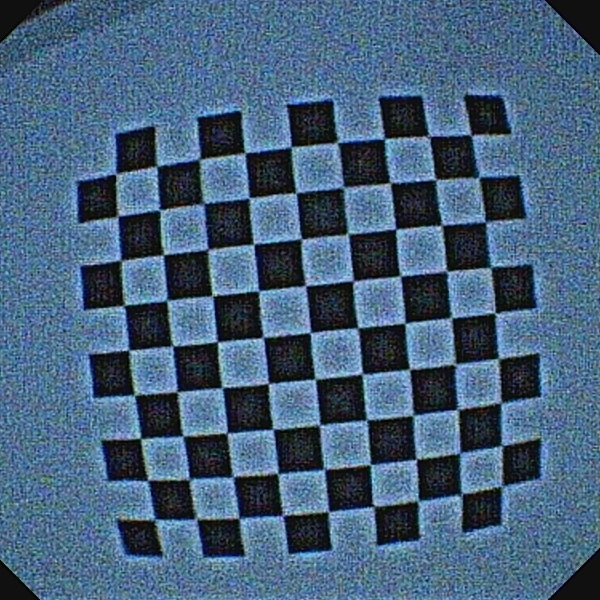
//> input picture testCUDA/1.jpg, 600 x 600 px
$ ./main ../testCUDA/1.jpg ../testCUDA/1.jpg   (built with g++ and OpenCV 4)
//> lines starting //> are read from the running program, lines starting //| are printed output that depends on the picture
#include <iostream>
#include <opencv2/core.hpp>
#include <opencv2/highgui.hpp>
#include <opencv2/cudafeatures2d.hpp>
#include <opencv2/cudaimgproc.hpp>

#include <vector>
#include <chrono>

using namespace std;
using namespace cv;

void find_feature_matches_CPU(const Mat &img_1, const Mat &img_2,
                          std::vector<KeyPoint> &keypoints_1,
                          std::vector<KeyPoint> &keypoints_2,
                          std::vector<DMatch> &matches);

using namespace std;

int main(int argc,char**argv)
{
    std::string path1 = argv[1];
    std::string path2 = argv[2];
    if(argc !=3)
    {
        cout<<"输入参数方法：**/ORBdetect ./1.png ./2.png\n";
        return 0;
    }
    Mat img_1 = imread(path1);
//> img_1 is the input picture: 600 rows x 600 cols, CV_8UC3; mean B, G, R 122.8, 96.8, 70.1
    Mat img_2 = imread(path2);

    vector<KeyPoint> keypoints_1, keypoints_2;
    vector<Point2f> points_1,points_2;
    vector<DMatch> matches;

    chrono::steady_clock::time_point t1 = chrono::steady_clock::now();
    //use GPU
    //find_feature_matches_GPU(img_1,img_2,keypoints_1,keypoints_2,matches);
    //use cpu
    find_feature_matches_CPU(img_1,img_2,keypoints_1,keypoints_2,matches);

    chrono::steady_clock::time_point t2 = chrono::steady_clock::now();
    chrono::duration<double> delay_time = chrono::duration_cast<chrono::duration<double>>(t2 - t1); //milliseconds 毫秒

    cout<<"匹配耗时:"<<delay_time.count()<<"秒"<<endl;


    for(auto m:matches)
    {
        points_1.push_back(keypoints_1[m.queryIdx].pt);
        points_2.push_back(keypoints_2[m.trainIdx].pt);
    }

    cout<<"特征点的数量："<<points_1.size()<<"  "<<points_2.size()<<endl;

    Mat img_keypoints;
    drawMatches(img_1,keypoints_1,img_2,keypoints_2,matches,img_keypoints);
    imshow("matches",img_keypoints);
    waitKey(0);

    return 0;
}

void find_feature_matches_CPU(const Mat &img_1, const Mat &img_2,
                          std::vector<KeyPoint> &keypoints_1,
                          std::vector<KeyPoint> &keypoints_2,
                          std::vector<DMatch> &matches) {

    //-- 初始化
    Mat descriptors_1, descriptors_2;
    Mat imgGray_1,imgGray_2;
    cvtColor(img_1,imgGray_1,COLOR_BGR2GRAY);
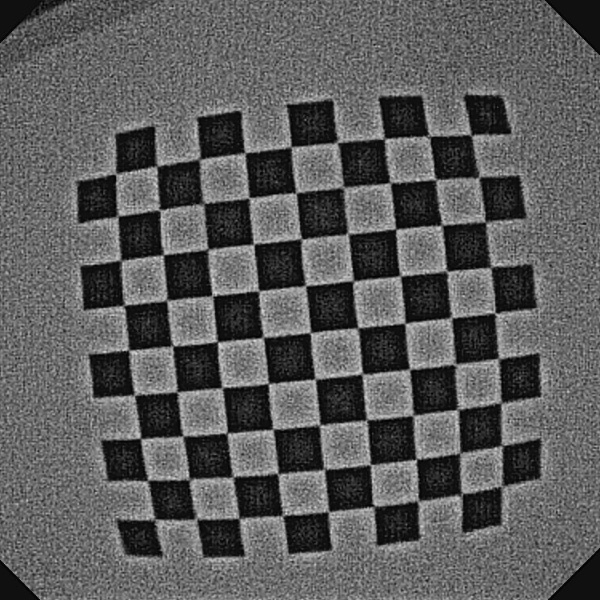
//> imgGray_1: 600 rows x 600 cols, CV_8UC1; min 0, max 222, mean 91.8
    cvtColor(img_2,imgGray_2,COLOR_BGR2GRAY);

    //创建ORB检测
    Ptr<ORB> detector_ORB = ORB::create();

    Ptr<DescriptorMatcher> matcher = DescriptorMatcher::create("BruteForce-Hamming");
    //-- 第一步:检测 Oriented FAST 角点位置 计算 BRIEF 描述子
    detector_ORB->detectAndCompute(imgGray_1,Mat(),keypoints_1,descriptors_1);
//> keypoints_1 = 500 keypoints; strongest (x, y, size): (220, 343, 37.2), (219, 344, 31), (216, 344, 31), (265, 386, 44.6)

    detector_ORB->detectAndCompute(imgGray_2,Mat(),keypoints_2,descriptors_2);
//> keypoints_2 has the same summary as keypoints_1


    //-- 第二步:对两幅图像中的BRIEF描述子进行匹配，使用 Hamming 距离
    vector<DMatch> match;
    // BFMatcher matcher ( NORM_HAMMING );
    matcher->match(descriptors_1, descriptors_2, match);
//> match = 500 matches

    //-- 第三步:匹配点对筛选
    double min_dist = 1000, max_dist = 0;

    for (int i = 0; i < descriptors_1.rows; i++)
    {
      double dist = match[i].distance;
      if (dist < min_dist) min_dist = dist;
      if (dist > max_dist) max_dist = dist;
    }
//> this loop made 500 passes
//> min_dist on pass 1: 0
//> after the loop, min_dist = 0; max_dist = 0

    cout<<"-- Max dist : "<< max_dist<<endl;
//| -- Max dist : 0
    cout<<"-- Min dist : "<< min_dist<<endl;
//| -- Min dist : 0


  for (int i = 0; i < descriptors_1.rows; i++)
  {
    if (match[i].distance <= 0.6*max_dist)
    {
      matches.push_back(match[i]);
    }
  }
//> after the loop, matches = 500 matches
//> in main, `find_feature_matches_CPU(img_1,img_2,keypoints_1,keypoints_2,matches);`: keypoints_2 has the same summary as keypoints_1 in find_feature_matches_CPU
//> after the loop in main, `for(auto m:matches)`: points_1 = 500 Points (x, y), first 12: [434, 178], [175, 344], [449, 273], [122, 303], [165, 256], [275, 431], [271, 428], [216, 344], [219, 344], [162, 257], [326, 514], [276, 475]; points_2 has the same summary as points_1
//| 特征点的数量：500  500
//> in main, `drawMatches(img_1,keypoints_1,img_2,keypoints_2,matches,img_keypoints);`:
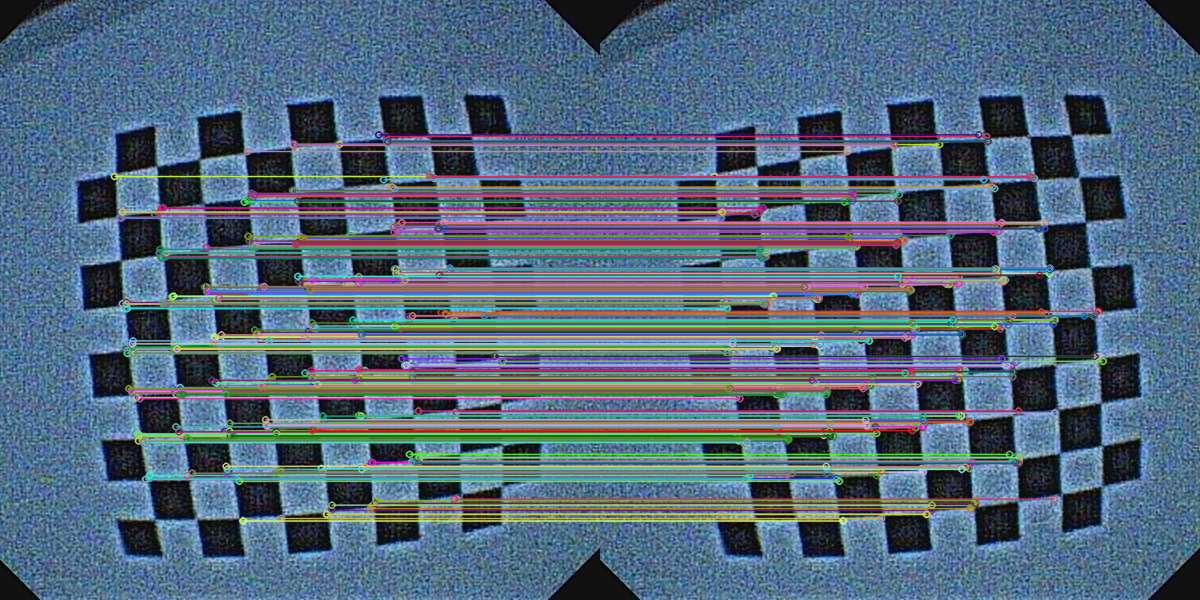
//> img_keypoints: 600 rows x 1200 cols, CV_8UC3; mean B, G, R 123.9, 104.8, 82.7

}
